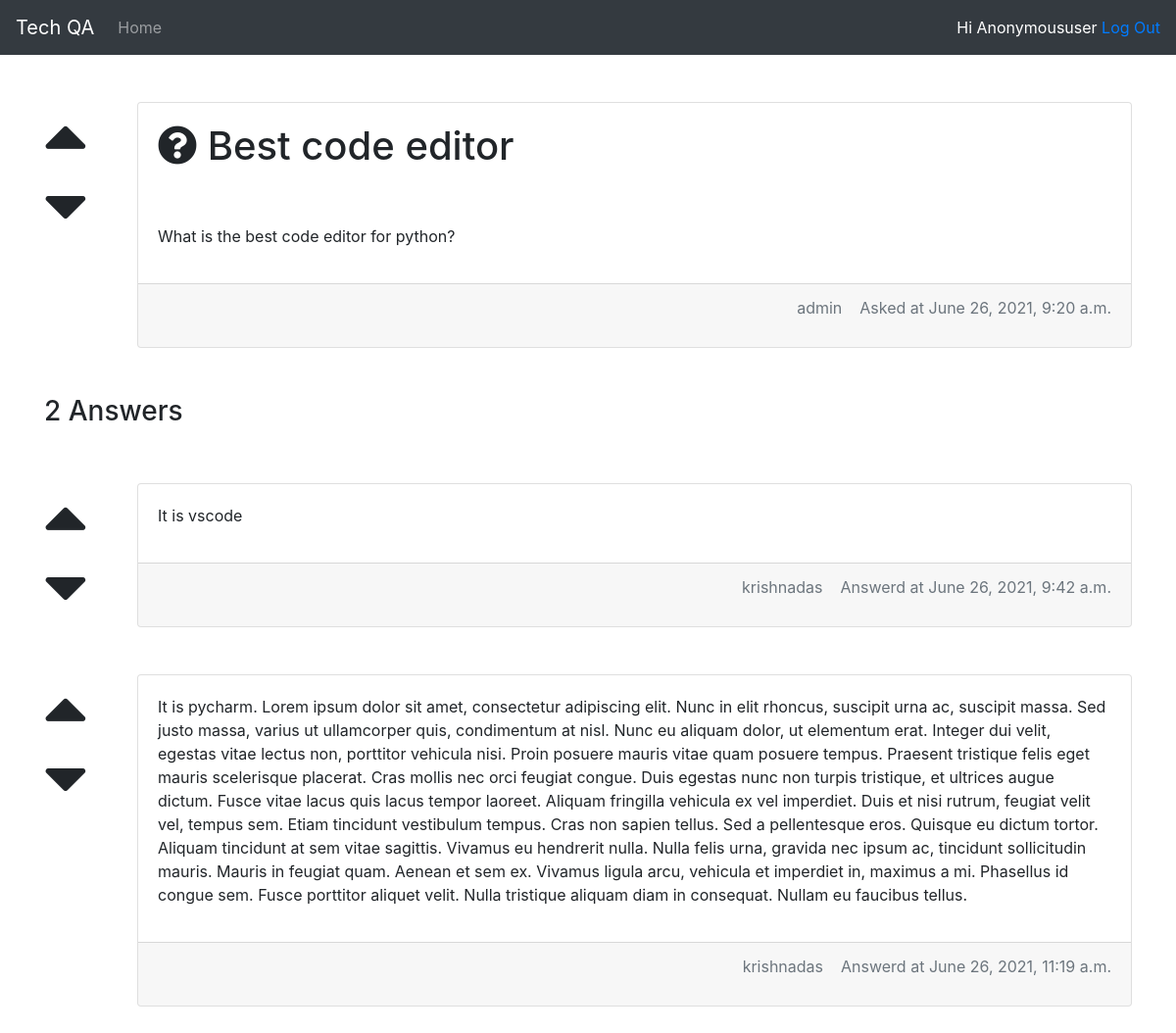
The app's page /2/question with its own data.
### techqa/models.py (models this page shows)
class Question(models.Model):
    title = models.CharField(max_length=255)
    content = models.TextField()
    question_author = models.ForeignKey(User, on_delete=models.CASCADE)
    created_at = models.DateTimeField(auto_now_add=True)
    updated_at = models.DateTimeField(auto_now=True)
    def __str__(self):
        return self.title

class Answer(models.Model):
    question_id =models.ForeignKey(Question, on_delete=models.CASCADE)
    answer = models.TextField()
    is_accepted_answer =models.BooleanField(default=False)
    answer_author = models.ForeignKey(User, on_delete=models.CASCADE)
    created_at = models.DateTimeField(auto_now_add=True)
    updated_at = models.DateTimeField(auto_now=True)

### techqa/views.py (the view)
# urls.py: path('<int:question_id>/question', views.show_question, name='show_question'),
def show_question(request, question_id):
    try:
        question = Question.objects.get(pk=question_id)
        answers = Answer.objects.filter(question_id=question_id)
    except Question.DoesNotExist:
        raise Http404("Question does not exist")
    except Answer.DoesNotExist:
        answers = None
    return render(request,'question/show.html', {'question': question, 'answers': answers})

### techqa/templates/question/show.html (shortened to what this page needs)
{% extends "base.html" %}
{% block content %}
<div class="row">
    <div class="col-md-1">
        <i class="fa fa-caret-up up-vote"></i>
        <br>
        <i class="fa fa-caret-down up-vote"></i>
    </div>
    <div class="col-md-11">
        <div class="card">
            <div class="card-body">
                <h1><i class="fa fa-question-circle" aria-hidden="true"></i>
                {{question}}</h1>
                <br><br>
                <p>{{question.content }}</p>
            </div>
            <div class="card-footer text-muted">
                <p class="answer-author">
                    {{question.question_author }}
                    &nbsp;&nbsp;
                    Asked at {{question.created_at }}
                </p>
            </div>
        </div>
    </div>
</div>
<br><br>
<h3>{{answers.count}} Answers</h3>
<br><br>
    {% for a in answers.all %}
        <div class="row">
            <div class="col-md-1">
                <i class="fa fa-caret-up up-vote"></i>
                <br>
                <i class="fa fa-caret-down up-vote"></i>
            </div>
            <div class="col-md-11">
                <div class="card">
                    <div class="card-body">
                        <p>{{a.answer }}</p>
                    </div>
                    <div class="card-footer text-muted">
                        <p class="answer-author">
                            {{a.answer_author }}
                            &nbsp;&nbsp;
                            Answerd at {{a.created_at }}
                        </p>
                    </div>
                </div>
            </div>
        </div>
        <br><br>
    {% endfor %}
{% endblock %}

### techqa/templates/base.html (shortened to what this page needs)
<!doctype html>
<html lang="en">
  <head>
    <link rel="stylesheet" href="https://cdn.jsdelivr.net/npm/bootstrap@4.6.0/dist/css/bootstrap.min.css">
    <link rel="stylesheet" href="https://cdnjs.cloudflare.com/ajax/libs/font-awesome/5.15.3/css/all.min.css" />
  </head>
  <body>
    <nav class="navbar navbar-expand-md bg-dark navbar-dark">
        <a class="navbar-brand" href="#">Tech QA</a>
        <div class="collapse navbar-collapse" id="collapsibleNavbar">
          <ul class="navbar-nav">
            <li class="nav-item">
              <a class="nav-link" href="/">Home</a>
            </li>
          </ul>
        </div>
        {% if user %}
          <span class="welcome-user">Hi {{user | title}}</span>&nbsp;
          <a href="{% url 'logout' %}">Log Out</a>
        {% endif %}
      </nav>
    <div class="container">
      <br><br>
            {% block content %}{% endblock %}
    </div>
  </body>
</html>

### techqa/templates/base.html (style rules this page uses)
.welcome-user { float: right; color: white; }

### techqa/templates/question/show.html (style rules this page uses)
.answer-author { float: right; }
.up-vote { font-size: 70px; }

### records on screen
Question: title "Best code editor", content "What is the best code editor for python?", question_author "admin", created_at "June 26, 2021, 9:20 a.m."
Answer: answer "It is vscode", answer_author "krishnadas", created_at "June 26, 2021, 9:42 a.m."
Answer: answer "It is pycharm. Lorem ipsum dolor sit amet, consectetur adipiscing elit. Nunc in elit rhoncus, suscipit urna ac, suscipit massa. Sed justo massa, varius ut ullamcorper quis, condimentum at nisl. Nunc eu aliquam dolor, ut elementum erat. Integer dui velit, egestas vitae lectus non, porttitor vehicula nisi. Proin posuere mauris vitae quam posuere tempus. Praesent tristique felis eget mauris scelerisque placerat. Cras mollis nec orci feugiat congue. Duis egestas nunc non turpis tristique, et ultrices augue dictum. Fusce vitae lacus quis lacus tempor laoreet. Aliquam fringilla vehicula ex vel imperdiet. Duis et nisi rutrum, feugiat velit vel, tempus sem. Etiam tincidunt vestibulum tempus. Cras…", answer_author "krishnadas", created_at "June 26, 2021, 11:19 a.m."

### other values on screen
{{ user | title }} "Anonymoususer"
{{ answers.count }} "2"
